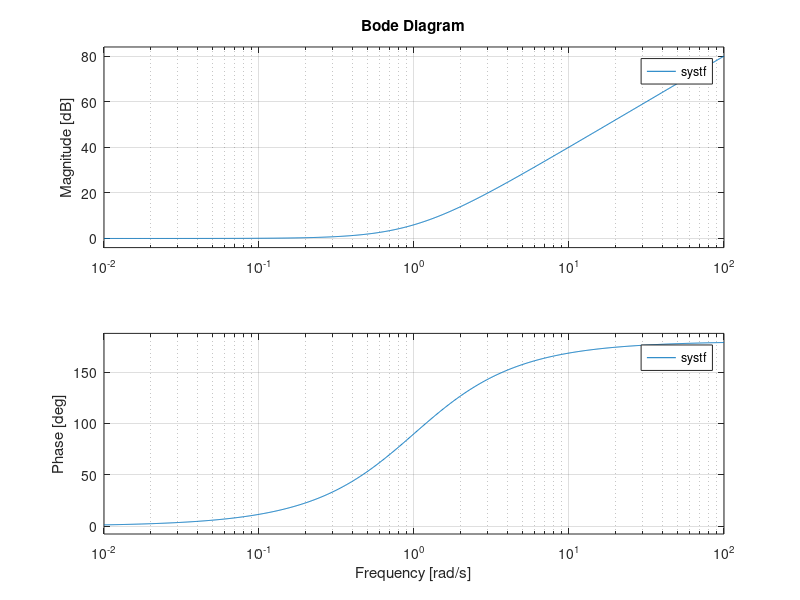

This chart was generated by the following MATLAB code: (Note: this script raises an error after producing the figure.)
clear; close all; clc;

wn = 1;
zita_vet=linspace(0.01,1,10);

figure()
hold on;
grid on;
for i = 1:length(zita_vet)
    zita = zita_vet(i);
    systf = tf([1/wn^2, 2*zita/wn, 1], 1);
    bode(systf);
    
end
legend("zita = "+zita_vet);

